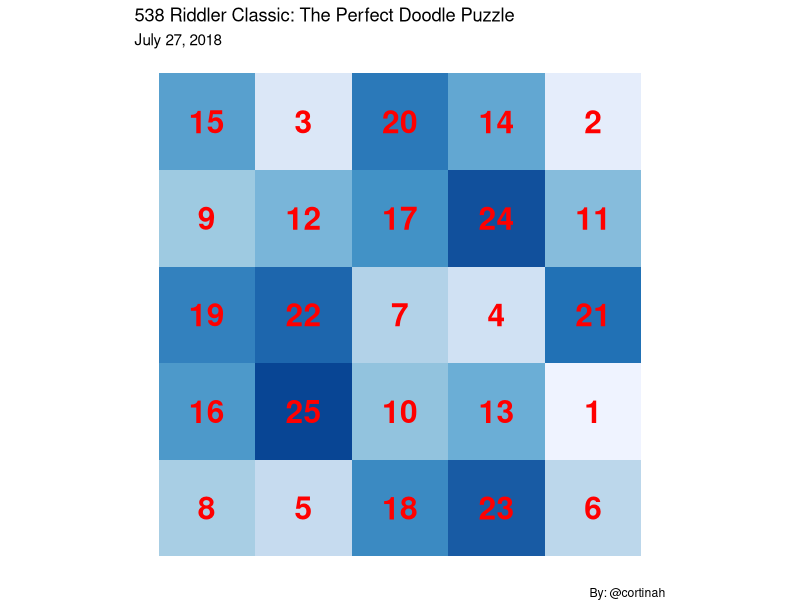

Recreate this plot in R.
## ---- chunk 1
moves <- function(board, pos) {
  pos_moves <- rep(FALSE,8)
  names(pos_moves) <- 1:8
  
  if ((pos[1]+3) < 6) (if (board[ pos[1]+3,pos[2] ]==F) pos_moves[1] <- T)
  if ((pos[1]-3) > 0) (if (board[ pos[1]-3,pos[2] ]==F) pos_moves[2] <- T)
  if ((pos[2]+3) < 6) (if (board[ pos[1],pos[2]+3 ]==F) pos_moves[3] <- T)
  if ((pos[2]-3) > 0) (if (board[ pos[1],pos[2]-3 ]==F) pos_moves[4] <- T)
  if ((pos[1]+2) < 6  & (pos[2]+2) < 6) (if (board[ pos[1]+2,pos[2]+2 ]==F) pos_moves[5] <- T)
  if ((pos[1]+2) < 6  & (pos[2]-2) > 0) (if (board[ pos[1]+2,pos[2]-2 ]==F) pos_moves[6] <- T)
  if ((pos[1]-2) > 0  & (pos[2]-2) > 0) (if (board[ pos[1]-2,pos[2]-2 ]==F) pos_moves[7] <- T)
  if ((pos[1]-2) > 0  & (pos[2]+2) < 6) (if (board[ pos[1]-2,pos[2]+2 ]==F) pos_moves[8] <- T)
    
  pos_moves
}
## ---- chunk 2
next_pos <- function(pos, path) {
  
  pos <- switch(path, c(pos[1]+3, pos[2]), c(pos[1]-3, pos[2]),
                c(pos[1], pos[2]+3), c(pos[1],pos[2]-3),
                c(pos[1]+2,pos[2]+2), c(pos[1]+2,pos[2]-2),
                c(pos[1]-2,pos[2]-2), c(pos[1]-2,pos[2]+2) )
  pos
         }
## ---- chunk 3
game <- function() {
  
# Set-up board and initial location
board <- matrix(F,ncol=5,nrow=5)
current <- sample(1:5,2,replace=T)

board[current[1],current[2]] <- T
i <- 1
pos_hist <- vector("list", 25)
pos_hist[[i]] <- current

repeat {
  possible <- moves(board, current)
  if (all(possible==F)) {ret <- 1; break}
  possible <- possible[possible==T]
  path <- sample(possible,1)
  current <- next_pos(current, as.numeric(names(path)))
  board[current[1],current[2]] <- T
  i <- i+1
  pos_hist[[i]] <- current
  if (all(board==T)) {ret <- 0; break}
}

return(list(ret,pos_hist))
}
## ---- chunk 4
search <- function(){
  
  repeat{
    t <- game()
    if (t[[1]]==0) break }
  t[[2]]
}
## ---- chunk 5
library(ggplot2)
t <- search()

path <- as.data.frame(matrix(unlist(t), ncol=2, byrow = T))
path$step<-1:25
colnames(path)[1]<-'x'
colnames(path)[2]<-'y'

ggplot(path,aes(x,y,fill=step)) +geom_tile() +scale_fill_distiller(direction = 1) +
    geom_text(aes(label=step),size=8,color='red',fontface='bold') +theme_void() +
    theme(legend.position='none') +labs(title='538 Riddler Classic: The Perfect Doodle Puzzle',
    subtitle='July 27, 2018',caption='By: @cortinah') +coord_fixed()

